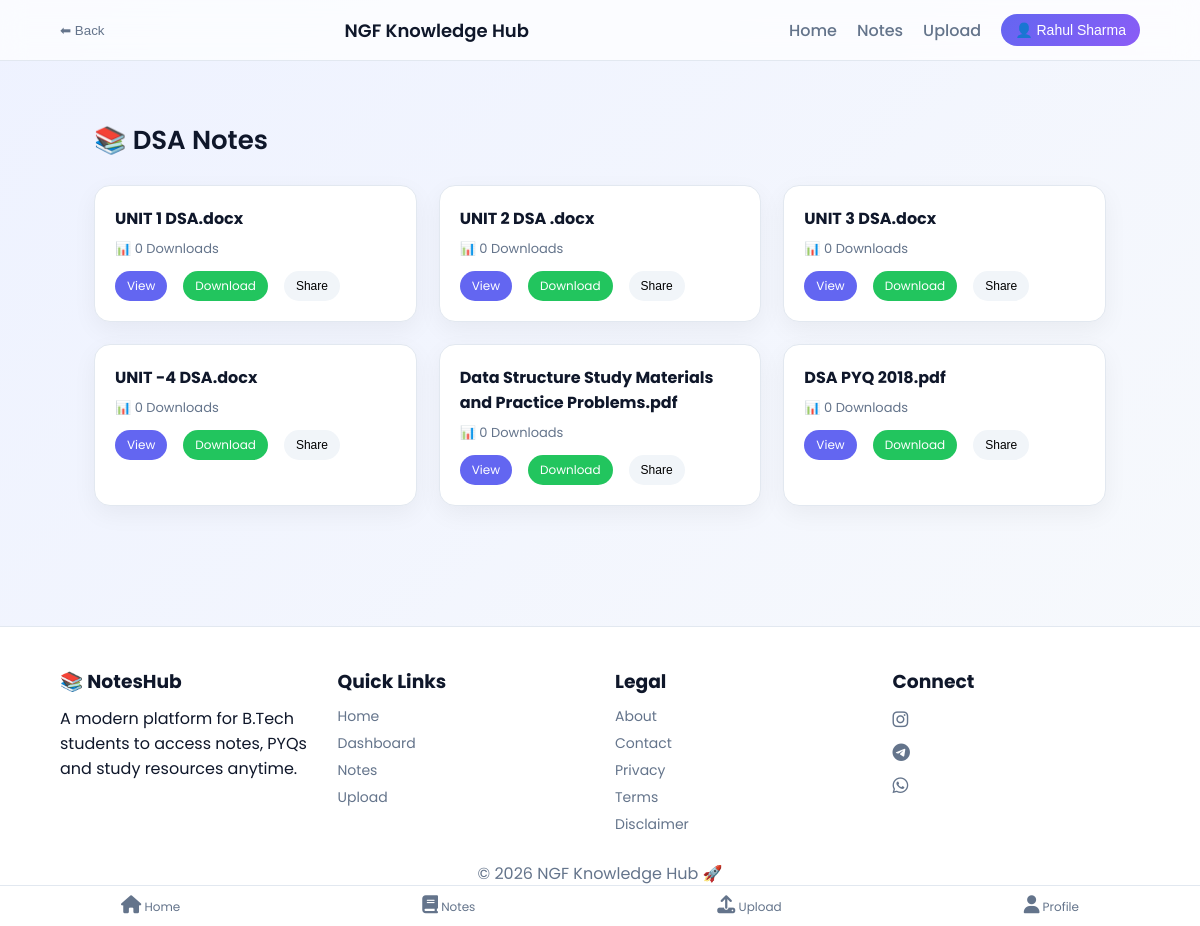
/notes/DSA/3 (signed in), run on the app's committed database.
### tables this page shows
CREATE TABLE notes(
        id INTEGER PRIMARY KEY AUTOINCREMENT,
        title TEXT NOT NULL,
        filename TEXT NOT NULL,
        subject TEXT NOT NULL,
        semester INTEGER NOT NULL,
        uploaded_by TEXT NOT NULL,
        status TEXT NOT NULL DEFAULT 'pending',
        downloads INTEGER DEFAULT 0,
        created_at TIMESTAMP DEFAULT CURRENT_TIMESTAMP
    , share_id TEXT, unit TEXT, teacher TEXT);

### app.py (the view)
@app.route("/notes/<subject>/<int:sem>")
def notes(subject, sem):
    conn = get_db_connection()
    cur = conn.cursor()
    cur.execute("""
        SELECT * FROM notes
        WHERE subject=? AND semester=? AND status='approved'
    """, (subject, sem))
    notes = cur.fetchall()
    conn.close()
    return render_template("notes.html", notes=notes, subject=subject)

### app.py (called while the page is built)
def get_db_connection():
    conn = sqlite3.connect(Config.DATABASE)
    conn.row_factory = sqlite3.Row
    return conn

### templates/notes.html (shortened to what this page needs)
{% extends "base.html" %}
{% block content %}
<section class="notes-page">
  <div class="notes-header">
    <h2>📚 {{ subject }} Notes</h2>
  </div>
  {% if notes %}
  <div class="notes-grid">
    {% for n in notes %}
    <div class="note-card">
      <h4>{{ n['title'] or 'Untitled' }}</h4>
      <p>📊 {{ n['downloads'] or 0 }} Downloads</p>
      <div class="note-actions">
        <a href="/view/{{ n['filename'] }}">View</a>
        <a href="/download/{{ n['filename'] }}">Download</a>
        <button onclick="shareNote(
          '{{ n['share_id'] }}',
          '{{ n['subject'] }}',
          '{{ n['semester'] }}',
          '{{ n['unit'] or "N/A" }}'
        )">Share</button>
      </div>
    </div>
    {% endfor %}
  </div>
  {% else %}
  <div class="empty-state">
    🚧 Notes Coming Soon
  </div>
  {% endif %}
</section>
{% endblock %}

### static/css/style.css (style rules this page uses)
:root { --primary: #6366f1; --secondary: #8b5cf6; --accent: #06b6d4; --bg: #f8fafc; --card: #ffffff; --text: #0f172a; --muted: #64748b; --border: #e2e8f0; --radius: 12px; --shadow: 0 8px 30px rgba(0,0,0,0.08); --transition: all 0.25s ease; }
* { margin: 0; padding: 0; box-sizing: border-box; }
body { font-family: 'Poppins', sans-serif; background: var(--bg); color: var(--text); }
.note-card { background: #fff; border-radius: 14px; padding: 20px; border: 1px solid #e2e8f0; box-shadow: 0 6px 20px rgba(0,0,0,0.05); transition: 0.3s; }
.note-card p { font-size: 13px; color: #64748b; }
.note-actions { margin-top: 10px; }
.note-actions a { margin-right: 8px; font-size: 13px; text-decoration: none; color: #6366f1; }
.notes-page { width: 92%; max-width: 1100px; margin: auto; padding: 30px 0; }
.notes-header { margin-bottom: 25px; }
.notes-header h2 { font-size: 26px; font-weight: 600; }
.notes-grid { display: grid; grid-template-columns: repeat(auto-fit, minmax(240px, 1fr)); gap: 22px; }
.note-card { position: relative; background: #ffffff; padding: 20px; border-radius: 16px; border: 1px solid #e2e8f0; box-shadow: 0 8px 25px rgba(0,0,0,0.05); overflow: hidden; transition: all 0.3s ease; }
.note-card::before { content: ""; position: absolute; inset: 0; background: linear-gradient(135deg, #6366f1, #06b6d4); opacity: 0; transition: 0.3s; z-index: 0; }
.note-card * { position: relative; z-index: 1; }
.note-card h4 { margin-bottom: 8px; font-size: 16px; }
.note-actions { margin-top: 12px; display: flex; gap: 8px; flex-wrap: wrap; }
.note-actions a, .note-actions button { padding: 6px 12px; border-radius: 20px; font-size: 12px; border: none; cursor: pointer; text-decoration: none; transition: 0.25s ease; }
.note-actions a:first-child { background: #6366f1; color: white; }
.note-actions a:nth-child(2) { background: #22c55e; color: white; }
.note-actions button { background: #f1f5f9; }
.note-card { animation: fadeUp 0.5s ease; }
body { background: linear-gradient(135deg, #eef2ff, #f8fafc); }

### data on the page
notes: title "UNIT 1 DSA.docx", downloads "0"
notes: title "UNIT 2 DSA .docx", downloads "0"
notes: title "UNIT 3 DSA.docx", downloads "0"
notes: title "UNIT -4 DSA.docx", downloads "0"
notes: title "Data Structure Study Materials and Practice Problems.pdf", downloads "0"
notes: title "DSA PYQ 2018.pdf", downloads "0"

### other printed values
{{ session['user'] }} "Rahul Sharma"
{{ subject }} "DSA"
